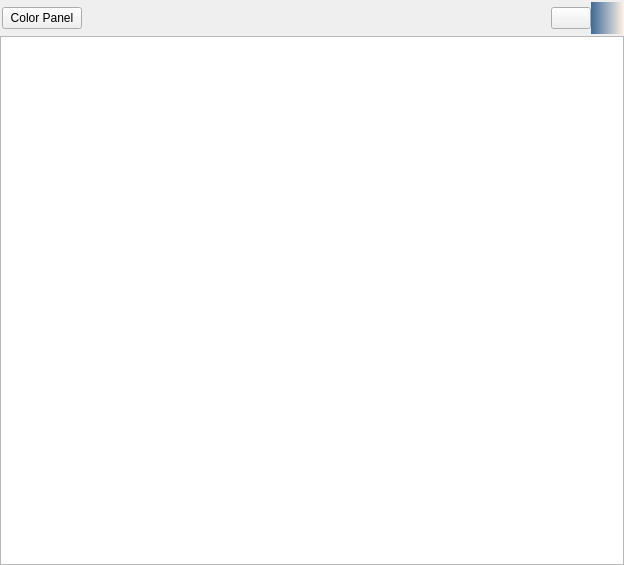
<?xml version="1.0" encoding="UTF-8"?>
<ui version="4.0">
 <class>GradientColor</class>
 <widget class="QWidget" name="GradientColor">
  <property name="geometry">
   <rect>
    <x>0</x>
    <y>0</y>
    <width>624</width>
    <height>565</height>
   </rect>
  </property>
  <property name="windowTitle">
   <string>GradientColor</string>
  </property>
  <property name="windowIcon">
   <iconset resource="qtgradientmanager.qrc">
    <normaloff>:/trolltech/qtgradienteditor/images/rainbow.png</normaloff>:/trolltech/qtgradienteditor/images/rainbow.png</iconset>
  </property>
  <property name="styleSheet">
   <string notr="true">.Box
{
	board:none;
}
.Box .Title
{
	background: qlineargradient(spread:pad, x1:0, y1:0, x2:1, y2:0, stop:0.215909 rgba(191, 255, 253, 255), stop:0.805682 rgba(255, 223, 255, 255), stop:1 rgba(255, 255, 255, 255));
    border-bottom-left-radius:  10px;
    border-bottom-right-radius: 10px;
}
.Box .Text QTextEdit
{
	font: 75 16pt &quot;Consolas&quot;;
	background: qlineargradient(spread:pad, x1:0, y1:0, x2:1, y2:1, stop:0.00568182 rgba(191, 255, 253, 255), stop:0.340909 rgba(255, 223, 255, 255), stop:0.693182 rgba(255, 255, 200, 255), stop:1 rgba(255, 255, 255, 255));

}
.Box .Title QPushButton {
	
	font: 75 12pt &quot;Consolas&quot;;
    color: black;
    background: qlineargradient(spread:pad, x1:0, y1:0, x2:1, y2:0, stop:0 rgba(62, 106, 150, 255), stop:1 rgba(255, 244, 232, 255));
    border: none;
    padding: 0px 10px 2px 10px;
    min-height: 30px;
    max-height: 30px;
    font-size: 14px;
    qproperty-flat: true;
}
.Box .Title QPushButton:hover {
    color: #DDD;
}
.Box .Title QPushButton:pressed {
    color: #333;
}
.Box .Title QPushButton#AboutThis,#AboutQt {
	
	font: 75 12pt &quot;Consolas&quot;;
    color: black;
    background-color: qlineargradient(spread:pad, x1:0, y1:0, x2:1, y2:0, stop:0 rgba(62, 106, 150, 255), stop:1 rgba(255, 244, 232, 255));
    border: none;
    padding: 0px 10px 2px 10px;
    min-height: 30px;
    max-height: 30px;
	max-width: 13px;
    font-size: 16px;
    qproperty-flat: true;
}
.Box .Title QPushButton#AboutThis{
	border-image: url(:/trolltech/qtgradienteditor/images/aboutthis.png) 0 0 0 0;
}
.Box .Title QPushButton#AboutQt{
	border-image: url(:/trolltech/qtgradienteditor/images/aboutqt.png) 0 0 0 0;
}
.Box .Title QPushButton:hover#AboutThis{
    background-color: qlineargradient(spread:pad, x1:0, y1:0, x2:1, y2:0, stop:0 rgba(82, 126, 170, 255), stop:1 rgba(255, 255, 255, 255));
}
.Box .Title QPushButton:hover#AboutQt {
    background-color: qlineargradient(spread:pad, x1:0, y1:0, x2:1, y2:0, stop:0 rgba(82, 126, 170, 255), stop:1 rgba(255, 255, 255, 255));
}
.Box .Title QPushButton:pressed#AboutThis {
    background-color: qlineargradient(spread:pad, x1:0, y1:0, x2:1, y2:0, stop:0 rgba(62, 106, 150, 255), stop:1 rgba(255, 244, 232, 255));
}
.Box .Title QPushButton:pressed#AboutQt {
    background-color: qlineargradient(spread:pad, x1:0, y1:0, x2:1, y2:0, stop:0 rgba(62, 106, 150, 255), stop:1 rgba(255, 244, 232, 255));
}
</string>
  </property>
  <property name="class" stdset="0">
   <string>Box</string>
  </property>
  <layout class="QVBoxLayout" name="verticalLayout_2">
   <property name="spacing">
    <number>0</number>
   </property>
   <property name="margin">
    <number>0</number>
   </property>
   <item>
    <widget class="QWidget" name="widget_2" native="true">
     <property name="styleSheet">
      <string notr="true"/>
     </property>
     <property name="class" stdset="0">
      <string>Title</string>
     </property>
     <layout class="QHBoxLayout" name="horizontalLayout">
      <property name="spacing">
       <number>0</number>
      </property>
      <property name="leftMargin">
       <number>2</number>
      </property>
      <property name="topMargin">
       <number>2</number>
      </property>
      <property name="rightMargin">
       <number>0</number>
      </property>
      <property name="bottomMargin">
       <number>2</number>
      </property>
      <item>
       <widget class="QPushButton" name="pbtn_colorPanel">
        <property name="styleSheet">
         <string notr="true"/>
        </property>
        <property name="text">
         <string>Color Panel</string>
        </property>
       </widget>
      </item>
      <item>
       <spacer name="horizontalSpacer">
        <property name="orientation">
         <enum>Qt::Horizontal</enum>
        </property>
        <property name="sizeHint" stdset="0">
         <size>
          <width>575</width>
          <height>20</height>
         </size>
        </property>
       </spacer>
      </item>
      <item>
       <widget class="QPushButton" name="AboutThis">
        <property name="text">
         <string/>
        </property>
       </widget>
      </item>
      <item>
       <widget class="QPushButton" name="AboutQt">
        <property name="text">
         <string/>
        </property>
       </widget>
      </item>
     </layout>
    </widget>
   </item>
   <item>
    <widget class="QWidget" name="widget" native="true">
     <property name="styleSheet">
      <string notr="true"/>
     </property>
     <property name="class" stdset="0">
      <string>Text</string>
     </property>
     <layout class="QVBoxLayout" name="verticalLayout">
      <property name="spacing">
       <number>0</number>
      </property>
      <property name="margin">
       <number>0</number>
      </property>
      <item>
       <widget class="QTextEdit" name="textEdit_colorCode"/>
      </item>
     </layout>
    </widget>
   </item>
  </layout>
  <zorder>widget</zorder>
  <zorder>widget_2</zorder>
 </widget>
 <layoutdefault spacing="6" margin="11"/>
 <resources>
  <include location="qtgradientmanager.qrc"/>
 </resources>
 <connections/>
</ui>
